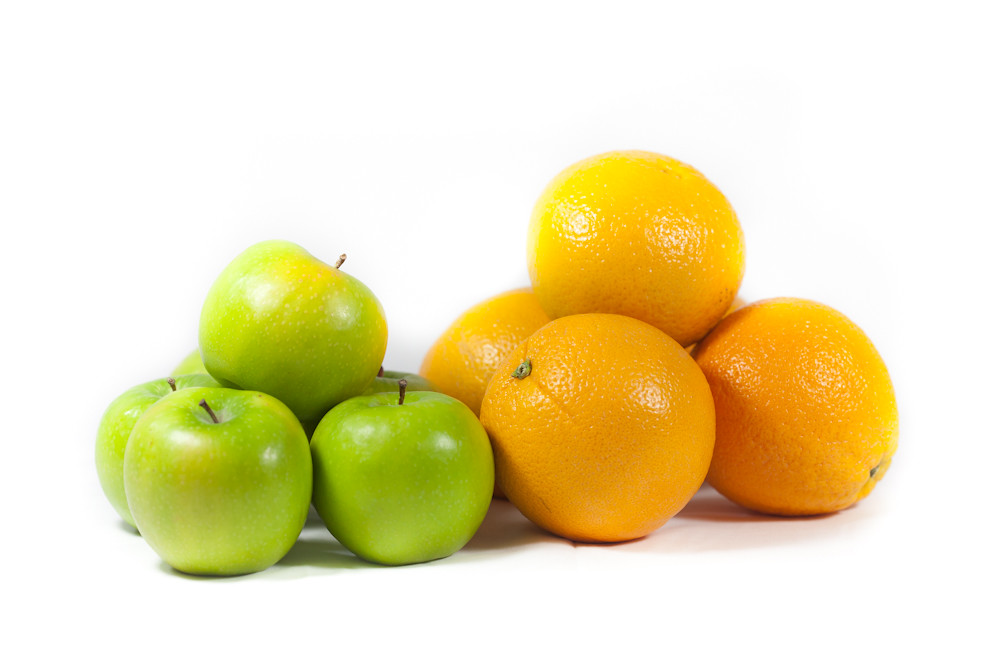
#> input picture Week 3/Code-Week#3/apple-orange.jpg, 1000 x 667 px, found by its file name
$ jupyter execute '5. Cluster based segmentation.ipynb'   (shell and % lines are left out)
#> lines starting #> are read from the running program, lines starting #| are printed output that depends on the picture
[cell 1]
from skimage.io import imread
from skimage.color import rgb2gray
import numpy as np
import matplotlib.pyplot as plt
from scipy import ndimage

[cell 2]
# Scaling the image pixels values within 0-1
img = imread('C:/Users/Downloads/COSC/images/apple-orange.jpg') / 255

[cell 3]
plt.imshow(img)
plt.title('Original')
plt.show()

[cell 4]
# For clustering the image using k-means, we first need to convert it into a 2-dimensional array
image_2D = img.reshape(img.shape[0]*img.shape[1], img.shape[2])

[cell 5]
image_2D.shape
#> Out = (667000, 3)

[cell 6]
# Use KMeans clustering algorithm from sklearn.cluster to cluster pixels in image
from sklearn.cluster import KMeans

# Tweak the cluster size and see what happens to the Output
kmeans = KMeans(n_clusters=5, random_state=0).fit(image_2D)
clustered = kmeans.cluster_centers_[kmeans.labels_]

[cell 7]
# Reshape back the image from 2D to 3D image
clustered_3D = clustered.reshape(img.shape[0], img.shape[1], img.shape[2])
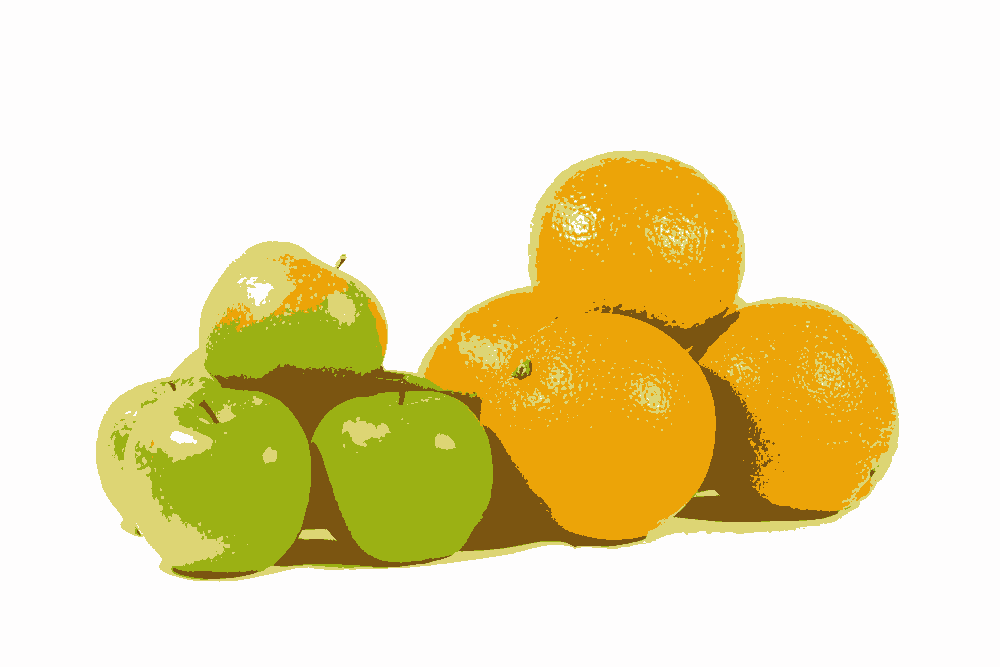
#> clustered_3D: shape (667, 1000, 3) float64; mean R, G, B 0.926, 0.884, 0.711

[cell 8]
clustered_3D.shape
#> Out = (667, 1000, 3)


$ run again, with Week 3/Code-Week#3/color-ball.jpg copied over Week 3/Code-Week#3/apple-orange.jpg
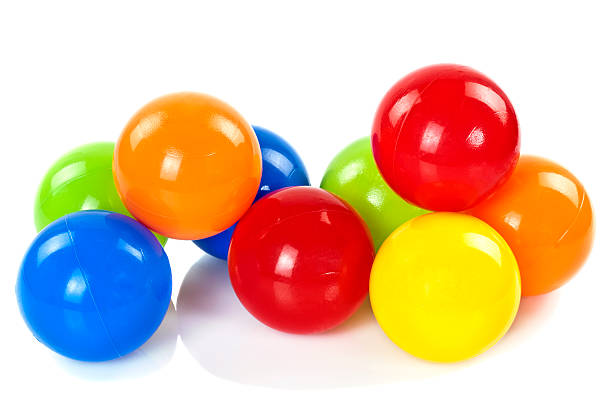
#> input picture Week 3/Code-Week#3/color-ball.jpg, 612 x 406 px, found by its file name
#> `clustered_3D = clustered.reshape(img.shape[0], img.shape[1], img.shape..`:
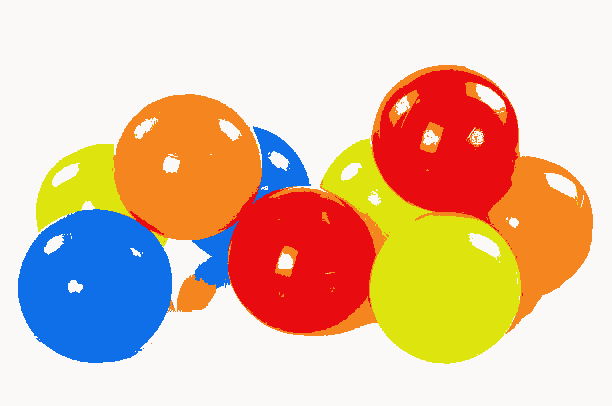
#> clustered_3D: shape (406, 612, 3) float64; mean R, G, B 0.881, 0.748, 0.65
